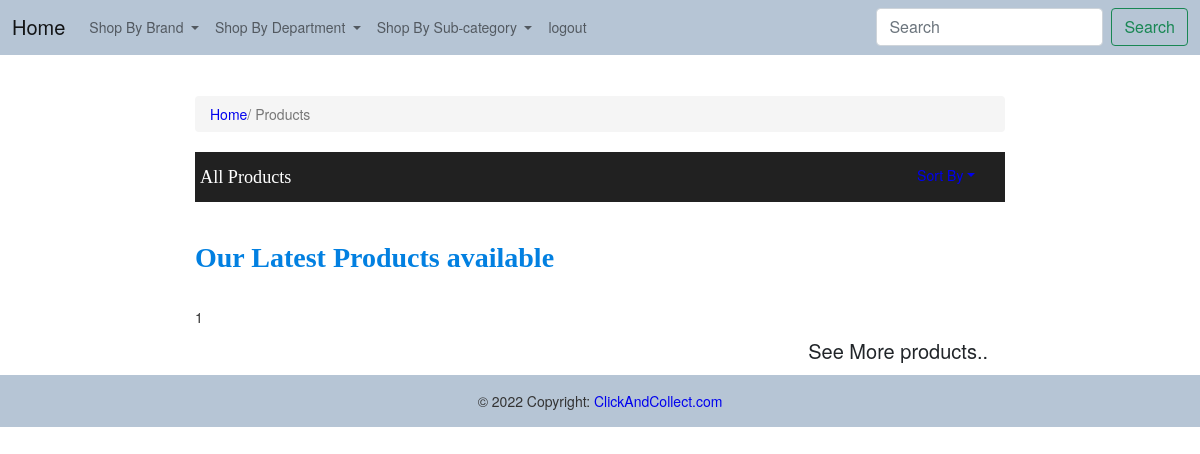
Before: /index.php?sub_id=1 with the older database file.
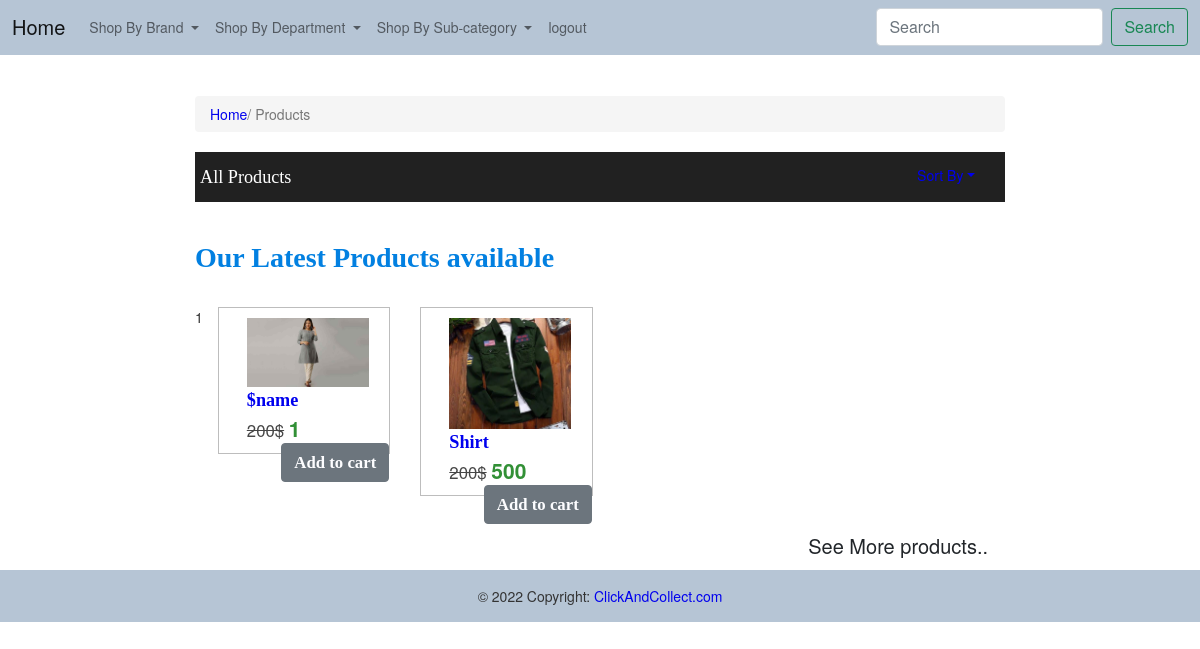
After: the same page with the newer database file.
### tables this page shows
CREATE TABLE IF NOT EXISTS `products` (
  `p_id` int(11) NOT NULL AUTO_INCREMENT,
  `name` varchar(100) DEFAULT NULL,
  `b_id` int(11) DEFAULT NULL,
  `sub_id` int(11) DEFAULT NULL,
  `size` varchar(100) DEFAULT NULL,
  `description` varchar(200) DEFAULT NULL,
  `price` double DEFAULT NULL,
  `quantity` int(11) DEFAULT NULL,
  `status` int(11) NOT NULL,
  PRIMARY KEY (`p_id`),
  KEY `FK_brand1` (`b_id`),
  KEY `FK_catagory1` (`sub_id`)
);

CREATE TABLE IF NOT EXISTS `images` (
  `e_id` int(11) NOT NULL AUTO_INCREMENT,
  `p_id` int(11) DEFAULT NULL,
  `image` varchar(200) DEFAULT NULL,
  PRIMARY KEY (`e_id`),
  KEY `FK_image` (`p_id`)
);

### index.php (the view, shortened to what this page needs)
<!DOCTYPE html>
<html>
<head>
  <link type="text/css" rel="stylesheet" href="css/font-awesome.min.css" />
  <link rel="stylesheet" href="https://stackpath.bootstrapcdn.com/bootstrap/5.0.0-alpha1/css/bootstrap.min.css">
  <link type="text/css" rel="stylesheet" href="css/font-awesome.min.css" />
  <link href="https://cdn.jsdelivr.net/npm/bootstrap@5.0.2/dist/css/bootstrap.min.css" rel="stylesheet">
  <link href="customer/include/style.css" rel="stylesheet" />
  <link href="customer/include/style2.css" rel="stylesheet" />
</head>
<body>
<div class="b">
    <?php include 'customer/include/navbar.php' ?>
</div>
<div class="content-area prodcuts">
<div class="row">
    <div class="container pro">
    <div class="col-sm-2 col-md-2 col-lg-2 ml-7"></div>
        <div class="col-sm-10 col-md-10 col-lg-10">
            <ol class="breadcrumb breadcrumb1">
                <li><a href="index.php">Home</a></li>
                <li class="active"> / Products</li>
            </ol>
            <div class="product-top">
                <h4>All Products</h4>
                <ul>
                    <li class="dropdown head-dpdn">
                        <a href="#" class="dropdown-toggle" data-toggle="dropdown">Sort By<span class="caret"></span></a>
                    </li>
                </ul>
                <div class="clearfix"> </div>
            </div>
            <div class="all-products ">
                <div class="">
                    <h2 class="title-div wow slideInRight" data-wow-duration="1s" data-wow-delay="0s" data-wow-offset="10">Our Latest Products available</h2>
                    <div class="products">
                        <div class="row">
                             <?php
                             include 'connection.php';
                             if(isset($_REQUEST['sub_id'])){
                                $sid = $_REQUEST['sub_id'];
                             echo $sid;
                            $query = "select * FROM products where sub_id = $sid and status=1";
                            }
                             $result = mysqli_query($con,$query);
                             $i= 1;
                             while($row = mysqli_fetch_array($result)){
                                $id = $row['p_id'];
                             ?>
                                  <div class="col-md-3">
                                    <div class="product-item">
                                        <div class="product-borde-inner">
                                            <a href="product_single.php?id=<?php echo $id;?>">
                                            <?php $query1 = "SELECT * FROM images where p_id = $id";
                                             $result1 = mysqli_query($con,$query1);
                                             $row1 = mysqli_fetch_array($result1)  ?>
                                                <img src="images/<?php echo $row1['image']; ?>" width="150" height="150" class="img img-responsive"/>
                                            </a>
                                            <div class="product-price">
                                                <a style= "text-decoration: none;" href="product_single.php?id=<?php echo $id;?>"><?php echo $row['name'];?></a><br />
                                                <span class="prev-price">
                                                    <del>200$</del>
                                                </span>
                                                <span class="current-price">
                                                      <?php echo $row['price'];?>
                                                </span>
                                                <a  style= "text-decoration: none;" href="cart.php"  class="btn btn-secondary text-center add-to-cart pull-right">
                                                Add to cart
                                            </a>
                                            </div>
                                        </div>
                                    </div>
                                </div>
                             <?php $i++; } ?>
                        </div>
                        <a class="btn btn-blue btn-lg pull-right btn-more wow slideInRight" data-wow-duration="1s" data-wow-delay="0s" data-wow-offset="10">
                            <span>See More products.. </span>
                        </a>
                    </div>
                </div>
            </div>
        </div>
    </div>
</div>
</div>
<?php include 'customer/include/footer.php' ?>
</body>
</html>

Changed rows visible on the page:
now on this page (row edited): products: images.image (picture), name "$name", price "1"
now on this page (row edited): products: images.image (picture), name "Shirt", price "500"
